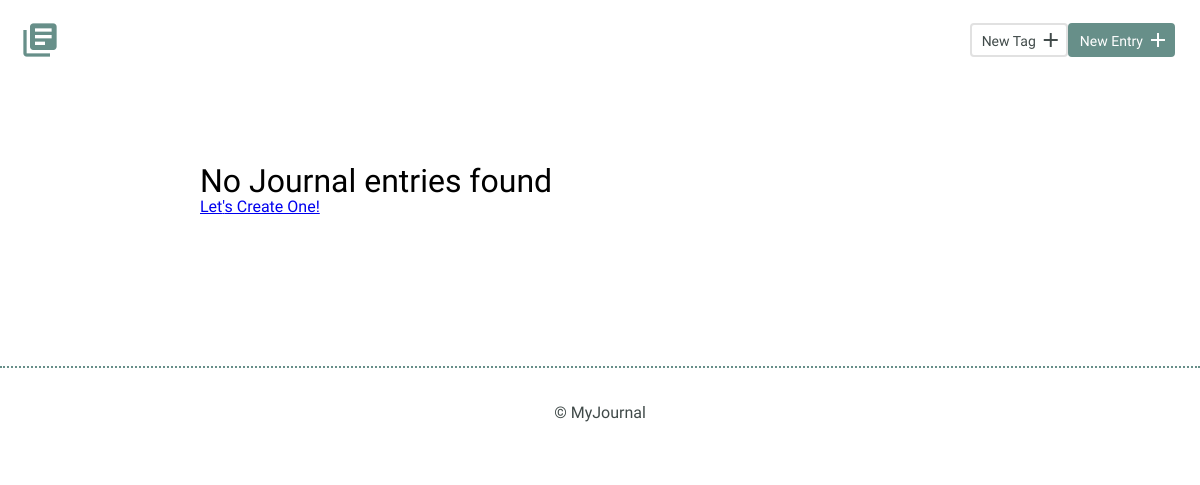
The app's page /index.php?tag=goals, older data.
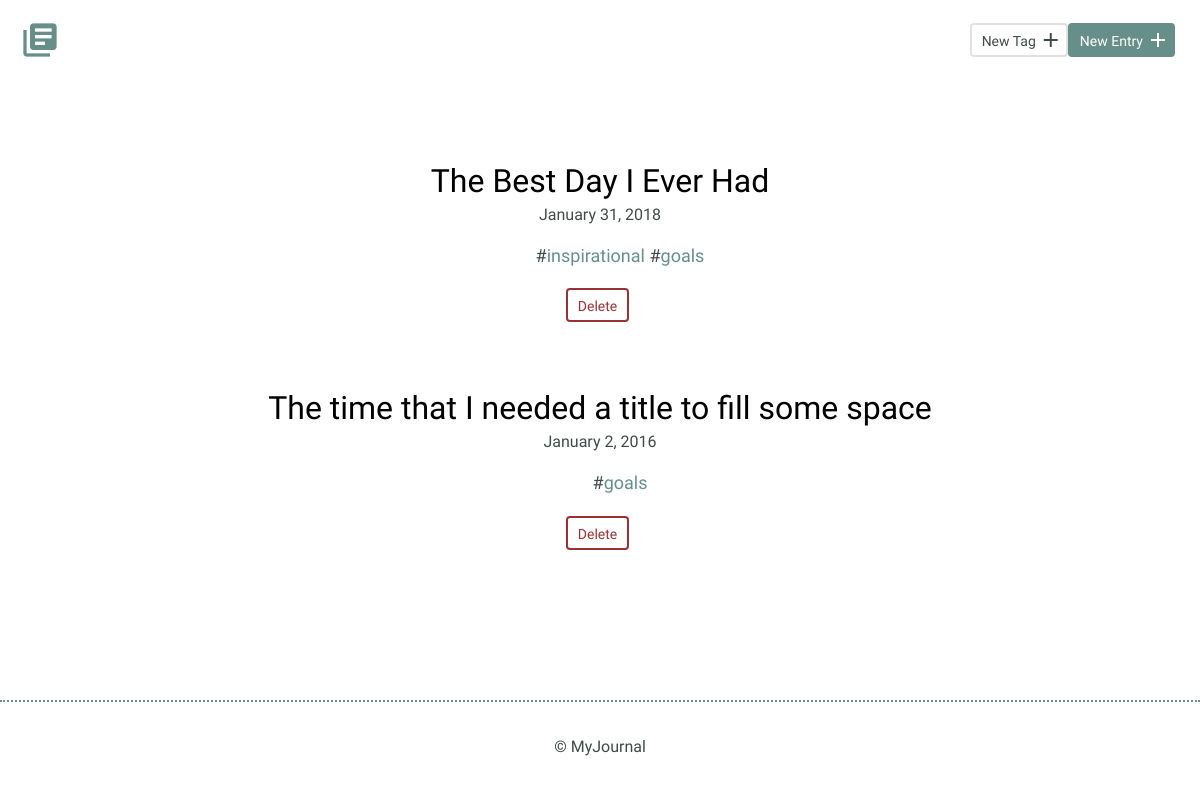
The same page, newer data.
### tables this page shows
CREATE TABLE "tags" (
	"id"	INTEGER PRIMARY KEY AUTOINCREMENT UNIQUE,
	"title"	TEXT NOT NULL UNIQUE
);

### inc/connection.php (called while the page is built)
<?php
try {
  $db = new PDO('sqlite:' . __DIR__ . '/journal.db');
  $db->setAttribute(PDO::ATTR_ERRMODE, PDO::ERRMODE_EXCEPTION);
  return $db;
} catch (Exception $ex) {
  echo $ex->get_message();
  die();
}

### inc/functions.php (called while the page is built, shortened)
<?php
function get_entry_tags($entry_id) {
  include('connection.php');
  $sql = 'SELECT tags.id, title
          FROM entries_tags
          LEFT JOIN tags
          ON tag_id = tags.id
          WHERE entry_id = ?;';
  try {
    $results = $db->prepare($sql);
    $results->bindValue(1, $entry_id, PDO::PARAM_INT);
    $results->execute();
    return $results->fetchAll(PDO::FETCH_ASSOC);
  } catch(Exceptoin $ex) {
    echo $ex->get_message();
    return false;
  }
}
function get_entries_by_tag($tag_title) {
  include('connection.php');
  $sql = 'SELECT entries.id, entries.title, date
          FROM entries
          LEFT JOIN entries_tags
          ON entries.id = entry_id
          LEFT JOIN tags
          ON tag_id = tags.id
          WHERE tags.title = ?
          ORDER BY date DESC;';
  try {
    $results = $db->prepare($sql);
    $results->bindValue(1, $tag_title, PDO::PARAM_STR);
    $results->execute();
    return $results->fetchAll(PDO::FETCH_ASSOC);
  } catch(Exceptoin $ex) {
    echo $ex->get_message();
    return false;
  }
}

### index.php (the view, shortened to what this page needs)
<?php
include('inc/functions.php');
if(isset($_GET['tag'])) {
    $entries = get_entries_by_tag(filter_input(INPUT_GET, 'tag', FILTER_SANITIZE_STRING));
} else {
    $entries = get_all_entries();
}
include('inc/header.php');
?>
<section>
    <div class="container">
        <div class="entry-list">
        <?php
        if (empty($entries)) {
            echo '<h2>No Journal entries found</h2>';
            echo '<a href="new.php">Let\'s Create One!</a>';
        } else {
            foreach($entries as $entry) {
                $date = date('F j, Y', strtotime($entry['date']));
                echo '<article>';
                echo '<h2><a href="detail.php?id=' . $entry['id'] .  '">' . $entry['title'] . '</a></h2>';
                echo '<time datetime=' . $entry['date'] .  '>' . $date .  '</time>';
                $tags = get_entry_tags($entry['id']);
                if (!empty($tags)) {
                    echo '<ul class="tags">';
                    foreach($tags as $tag) {
                        echo '<li><a href="index.php?tag=' . $tag['title'] . '" >' . $tag['title'] . '</a></li>';
                    }
                    echo '</ul>';
                }
                echo '<form action="entry.php" method="post">';
                echo '<input type="submit" value="Delete" name="delete" class="button button-warning" />';
                echo '</form>';
                echo '</article>';
            }
        }
        ?>
        </div>
    </div>
</section>
<?php
include('inc/footer.php');
?>

Row changes from the older to the newer data that the page shows:
added tags: title "inspirational", shown under "The Best Day I Ever Had"
added tags: title "goals"
Text that changed along with them:
new list line: "The Best Day I Ever Had January 31, 2018 Delete"
new list line: "The time that I needed a title to fill some space January 2, 2016 Delete"
text no longer shown: "No Journal entries found Let ' s Create One!"
